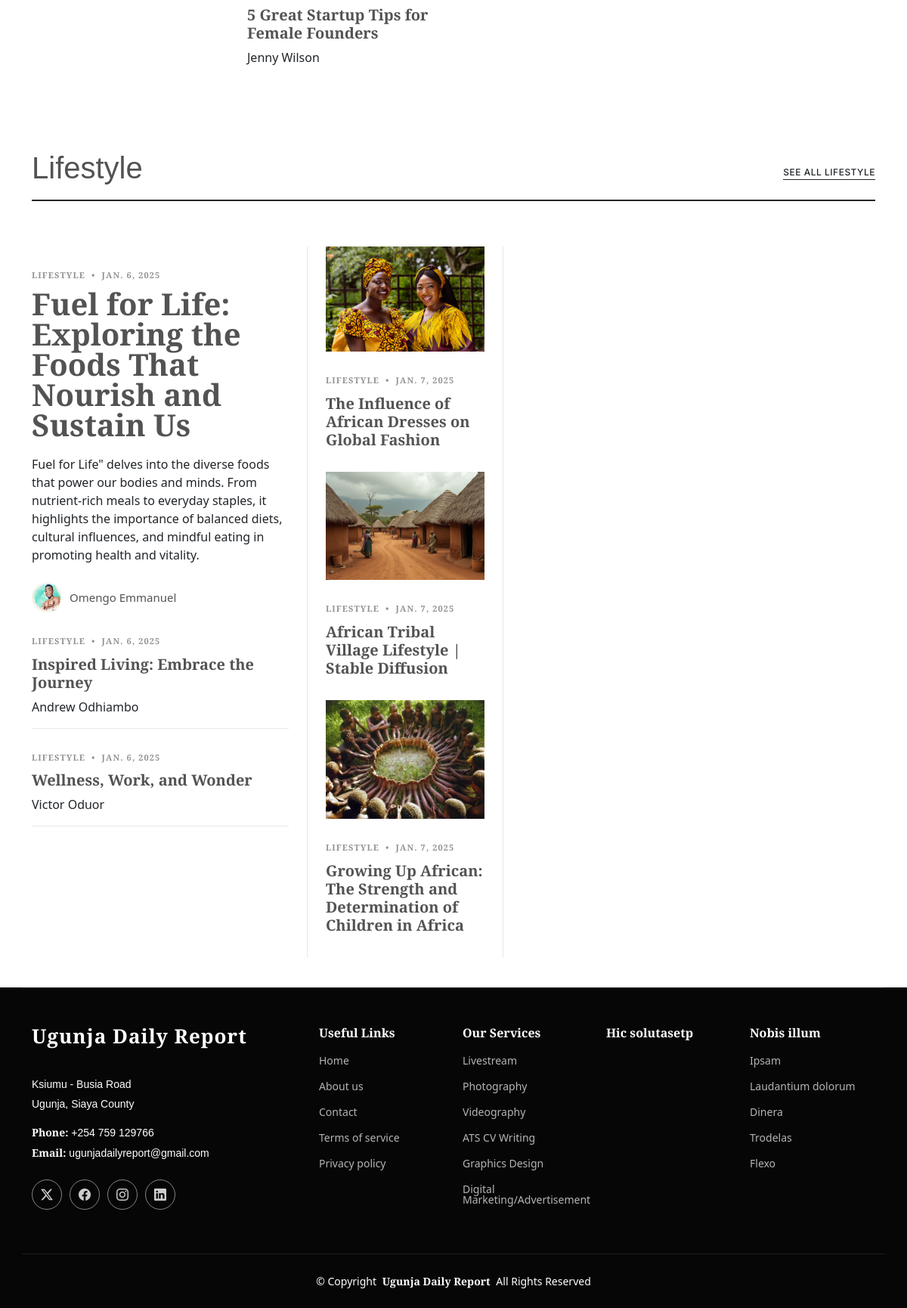
The app's page / (lower part), older data.
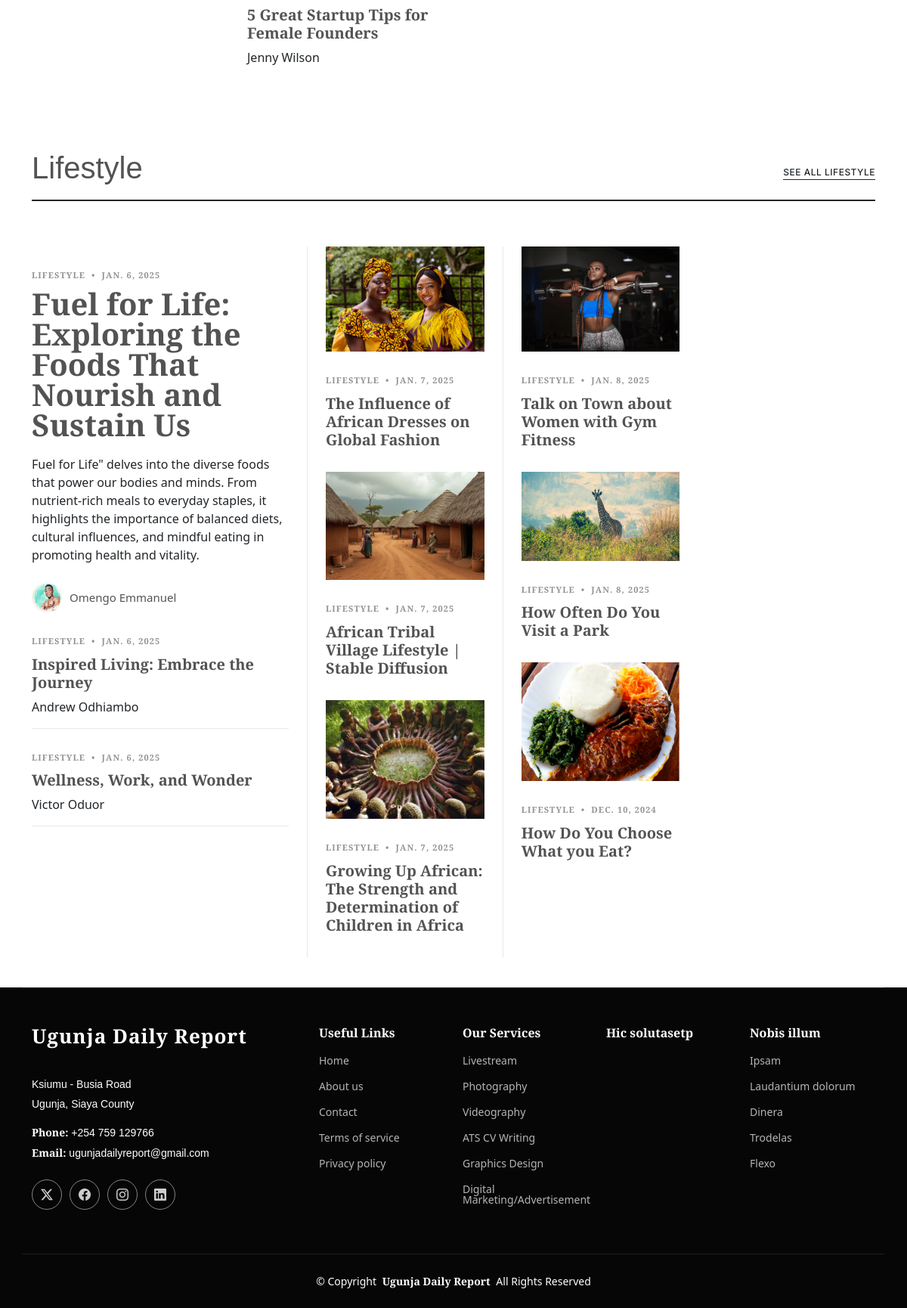
The same page, newer data.
### daily_report/models.py (models this page shows, shortened)
class lifestyle_main(models.Model):
    photo = models.ImageField(upload_to='uploads/lifestyle', default='uploads/lifestyle/lifestyle.jpg')
    type = models.CharField(max_length=30, null=False, blank=False, default='lifestyle')
    date = models.DateField(default=now, null=False, blank=False)
    title = models.CharField(max_length=300, null=False, blank=False)
    brief_description = models.TextField(default="")
    description = models.TextField(default="")
    writer_name = models.CharField(max_length=30, null=False, blank=False)
    writter_photo = models.ImageField(upload_to='uploads/writters', default='uploads/writters/writter.jpg', blank=False,
                                      null=False)

class lifestyle_col1(models.Model):
    type = models.CharField(max_length=30, null=False, blank=False, default='Lifestyle')
    date = models.DateField(default=now, null=False, blank=False)
    title = models.CharField(max_length=300, null=False, blank=False)
    writer_name = models.CharField(max_length=30, null=False, blank=False)
    photo = models.ImageField(upload_to='uploads/lifestyle', default='uploads/lifestyle/lifestyle.jpg')
    description = models.TextField(default="")

class lifestyle_col_2(models.Model):
    trending_photo = models.ImageField(upload_to="uploads/lifestyle_col2",
                                       default='uploads/lifestyle_cole2/lifestyle.jpg')
    trending_type = models.CharField(max_length=30, null=False, blank=False,default='Lifestyle')
    date = models.DateField()
    title = models.CharField(max_length=300, null=False, blank=False)
    description = models.TextField(default="")

class lifestyle_col_3(models.Model):
    trending_photo = models.ImageField(upload_to="uploads/lifestyle_col2",
                                       default='uploads/lifestyle_cole2/lifestyle.jpg')
    trending_type = models.CharField(max_length=30, null=False, blank=False,default='Lifestyle')
    date = models.DateField()
    title = models.CharField(max_length=300, null=False, blank=False)
    description = models.TextField(default="")

### daily_report/views.py (the view)
# urls.py: path('', views.index, name='index'),
def index(request):
    slide = sliders.objects.all()
    trend = main_trending_headline.objects.all()
    sub_trend_1 = sub_trending_col_1.objects.all()
    sub_trend_2 = sub_trending_col_2.objects.all()
    sub_trend_3 = sub_trending_col_3.objects.all()
    Culture_main = culture_main.objects.all()
    culture_col1 = culture_col11.objects.all()
    culturecol2 = culture_col12.objects.all()
    cul_col_2 = culture_col2.objects.all()
    cul_col_3 = culture_col3.objects.all()
    busi_col1 = business_col1.objects.all()
    Business_main = business_main.objects.all()
    bus_sub_trending = business_sub_trending.objects.all()
    bus_post_1 = business_post_1.objects.all()
    lifestyle_mainn = lifestyle_main.objects.all()
    life_col1 = lifestyle_col1.objects.all()
    life_col2 = lifestyle_col_2.objects.all()
    life_col3 = lifestyle_col_3.objects.all()
    life_col4 = lifestyle_col_4.objects.all()
    return render(request, 'index.html',
                  {'slide': slide, 'trend': trend, 'sub_trend_1': sub_trend_1, 'sub_trend_2': sub_trend_2,
                   'sub_trend_3': sub_trend_3, 'Culture_main': Culture_main, 'culture_col1': culture_col1,
                   'culturecol2': culturecol2, 'cul_col_2': cul_col_2, 'cul_col_3': cul_col_3,
                   'busi_col1': busi_col1, 'Business_main': Business_main, 'bus_sub_trending': bus_sub_trending,
                   'bus_post_1': bus_post_1, 'lifestyle_mainn': lifestyle_mainn, 'life_col1': life_col1,
                   'life_col2': life_col2, 'life_col3': life_col3, 'life_col4': life_col4})

### daily_report/templates/index.html (shortened to what the changed rows need)
{% load static %}
<!DOCTYPE html>
<html lang="en">
<head>
    <link href="{% static 'assets/vendor/bootstrap/css/bootstrap.min.css' %}" rel="stylesheet">
    <link href="{% static 'assets/vendor/bootstrap-icons/bootstrap-icons.css' %}" rel="stylesheet">
    <link href="{% static 'assets/vendor/aos/aos.css' %}" rel="stylesheet">
    <link href="{% static 'assets/vendor/swiper/swiper-bundle.min.css' %}" rel="stylesheet">
    <link href="{% static 'assets/css/main.css' %}" rel="stylesheet">
</head>
<body class="index-page">
<main class="main">
    <section id="business-category" class="business-category section">
        <div class="container" data-aos="fade-up" data-aos-delay="100">
            <div class="row">
                <div class="col-md-9 order-md-2">
                    <div class="row">
                        <div class="col-lg-4">
                            <div class="post-list">
                                <h2 class="mb-2"><a href="blog-details.html">5 Great Startup Tips for Female
                                    Founders</a></h2>
                            </div>
                        </div>
                    </div>
                </div>
            </div>
        </div>
    </section>
    <section id="lifestyle-category" class="lifestyle-category section">
        <div class="container section-title" data-aos="fade-up">
            <div class="section-title-container d-flex align-items-center justify-content-between">
                <h2>Lifestyle</h2>
            </div>
        </div>
        <div class="container" data-aos="fade-up" data-aos-delay="100">
            <div class="row g-5">
                <div class="col-lg-4">
                    {% for life in lifestyle_mainn %}
                        <div class="post-list lg">
                            <div class="post-meta"><span class="date">{{ life.type }}</span> <span class="mx-1">•</span>
                                <span>{{ life.date }}</span>
                            </div>
                            <h2><a href="/main_lifestyle/{{ life.id }}">{{ life.title }}</a></h2>
                            <p class="mb-4 d-block">{{ life.brief_description }}</p>
                            <div class="d-flex align-items-center author">
                                <div class="photo"><img src="/media/{{ life.writter_photo }}" alt=""
                                                        class="img-fluid"></div>
                                <div class="name">
                                    <h3 class="m-0 p-0">{{ life.writer_name }}</h3>
                                </div>
                            </div>
                        </div>
                    {% endfor %}
                    {% for col in life_col1 %}
                        <div class="post-list border-bottom">
                            <div class="post-meta"><span class="date">{{ col.type }}</span> <span class="mx-1">•</span>
                                <span>{{ col.date }}</span>
                            </div>
                            <h2 class="mb-2"><a href="/life_col1/{{ col.id }}">{{ col.title }}</a></h2>
                            <span class="author mb-3 d-block">{{ col.writer_name }}</span>
                        </div>
                    {% endfor %}
                </div>
                <div class="col-lg-8">
                    <div class="row g-5">
                        <div class="col-lg-4 border-start custom-border">
                            {% for li in life_col2 %}
                                <div class="post-list">
                                    <a href="/life_col2/{{ li.id }}"><img src="/media/{{ li.trending_photo }}"
                                                                          alt="" class="img-fluid"></a>
                                    <div class="post-meta"><span class="date">{{ li.trending_type }}</span> <span
                                            class="mx-1">•</span>
                                        <span>{{ li.date }}</span></div>
                                    <h2><a href="/life_col2/{{ li.id }}">{{ li.title }}</a></h2>
                                </div>
                            {% endfor %}
                        </div>
                        <div class="col-lg-4 border-start custom-border">
                            {% for life in life_col3 %}
                                <div class="post-list">
                                    <a href="/life_col3/{{ life.id }}"><img src="/media/{{ life.trending_photo }}"
                                                                            alt="" class="img-fluid"></a>
                                    <div class="post-meta"><span class="date">{{ life.trending_type }}</span> <span
                                            class="mx-1">•</span>
                                        <span>{{ life.date }}</span></div>
                                    <h2><a href="/life_col3/{{ life.id }}">{{ life.title }}</a></h2>
                                </div>
                            {% endfor %}
                        </div>
                        <div class="col-lg-4">
                        </div>
                    </div>
                </div>
            </div>
        </div>
    </section>
</main>
</body>
</html>

Row changes from the older to the newer data that the page shows:
added lifestyle_col_3: trending_photo (picture), trending_type "LIFESTYLE", date "JAN. 8, 2025", title "Talk on Town about Women with Gym Fitness"
added lifestyle_col_3: trending_photo (picture), trending_type "LIFESTYLE", date "JAN. 8, 2025", title "How Often Do You Visit a Park"
added lifestyle_col_3: trending_photo (picture), trending_type "LIFESTYLE", date "DEC. 10, 2024", title "How Do You Choose What you Eat?"
